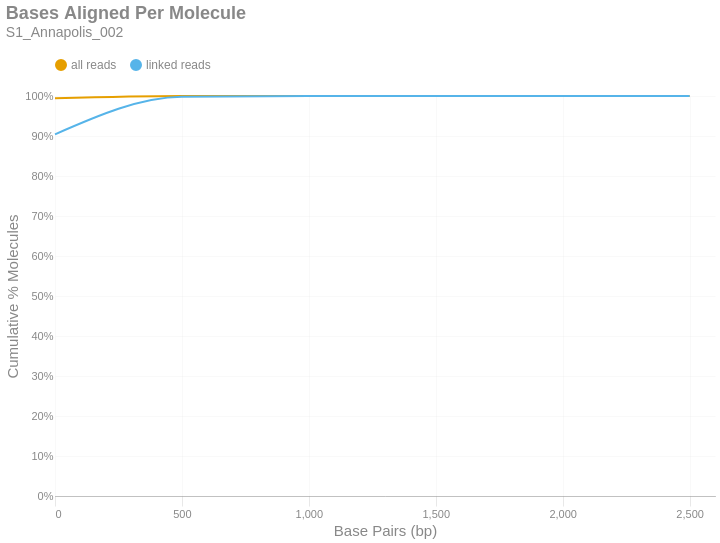

The code cell stored with this chart in its notebook:
### Markdown cell above
### Bases Aligned Per Molecule
This is a cumulative frequency distribution showing the number of base pairs aligned per unique molecule. These data are shown in 500 bp bins. There are two distributions: one with `all reads` (yellow) and another with only `linked reads` (blue). The percent of molecules in the `linked reads` distribution is relative to the total number of linked molecules.

### Code cell
if SKIPLR:
    print_html(f"Skipped")
else:
    binned_df = consolidated_hist(valids['aligned_bp'], mask, 500, True)
    with SafeRender(binned_df):
        (
            density_plot(binned_df, 'Bases Aligned Per Molecule', samplename, 'basesper')
            .encode(
                x=alt.X('bin:Q', title="Base Pairs (bp)").axis(tickMinStep=500).scale(padding=0),
                y=alt.Y('value:Q', title='Cumulative % Molecules')
                    .axis(format='%')
                    .scale(domain = [0,1])
                    .stack(False),
                color=alt.Color("key:N").scale(domain = ["all reads", "linked reads"]),
                tooltip = [
                    alt.Tooltip("key:N", title = "Data Type"),
                    alt.Tooltip("range_label:N", title="Bases Aligned Per Molecule"),
                    alt.Tooltip("value:Q", format = ".2%", title="% Molecules (Cum.)")
                ]
            )
        ).display()

### Figure 1 — Vega-Lite specification as saved in the notebook (floating-point values rounded to 4 significant figures)
{"width": "container", "height": 400, "config": {"title": {"anchor": "start", "dy": -15, "fontSize": 18, "color": "#888888", "subtitleColor": "#888888", "subtitleFontSize": 14}, "arc": {"fill": "#0072B2"}, "axis": {"domainColor": "#888888", "domainWidth": 0.5, "gridWidth": 0.2, "grid": false, "titleFontWeight": 400, "titleFontSize": 15, "labelFontSize": 11, "labelColor": "#888888", "tickColor": "#888888", "tickWidth": 0.2, "titleColor": "#888888"}, "axisBand": {"grid": false}, "axisX": {"grid": true, "tickSize": 10, "domainCap": "round"}, "axisY": {"domain": false, "grid": true, "tickSize": 0, "domainCap": "round"}, "background": "transparent", "header": {"labelFontSize": 15, "labelColor": "#888888", "titleFontSize": 15, "titleFontWeight": 600, "titleColor": "#888888"}, "legend": {"labelFont": "sans-serif", "labelFontSize": 12, "labelColor": "#888888", "symbolSize": 100, "symbolType": "circle", "titleFontSize": 12, "titlePadding": 10, "titleColor": "#888888", "title": null, "orient": "top"}, "range": {"category": ["#E69F00", "#56B4E9", "#009E73", "#F0E442", "#0072B2", "#D55E00", "#CC79A7", "#000000"], "diverging": ["#cfe8f3", "#a2d4ec", "#73bfe2", "#46abdb", "#1696d2", "#12719e"]}, "area": {"fill": "#0072B2", "fillOpacity": 0.7, "line": true, "strokeOpacity": 0.7}, "line": {"color": "#0072B2", "stroke": "#0072B2", "strokeWidth": 2}, "trail": {"color": "#0072B2", "stroke": "#0072B2", "strokeWidth": 0, "size": 1}, "point": {"filled": true, "fillOpacity": 1.0, "size": 95}, "text": {"color": "#888888", "fontSize": 11, "align": "right", "fontWeight": 400, "size": 11}, "bar": {"fill": "#0072B2", "stroke": null}, "view": {"stroke": null, "continuousWidth": 660, "continuousHeight": 400}}, "data": {"name": "data-d47f4cca3ee987676e47e95c42e6417f"}, "mark": {"type": "line", "interpolate": "monotone", "point": {"opacity": 0, "size": 275}}, "encoding": {"color": {"field": "key", "scale": {"domain": ["all reads", "linked reads"]}, "type": "nominal"}, "tooltip": [{"field": "key", "title": "Data Type", "type": "nominal"}, {"field": "range_label", "title": "Bases Aligned Per Molecule", "type": "nominal"}, {"field": "value", "format": ".2%", "title": "% Molecules (Cum.)", "type": "quantitative"}], "x": {"axis": {"tickMinStep": 500}, "field": "bin", "scale": {"padding": 0}, "title": "Base Pairs (bp)", "type": "quantitative"}, "y": {"axis": {"format": "%"}, "field": "value", "scale": {"domain": [0, 1]}, "stack": false, "title": "Cumulative % Molecules", "type": "quantitative"}}, "params": [{"name": "param_c36ac31b6afebe62", "select": {"type": "point", "fields": ["key"]}, "bind": "legend"}], "title": {"text": "Bases Aligned Per Molecule", "subtitle": "S1_Annapolis_002"}, "transform": [{"fold": ["all reads (cumsum)", "linked reads (cumsum)"]}, {"calculate": "replace(datum.key, ' (cumsum)', '')", "as": "key"}, {"filter": {"param": "param_c36ac31b6afebe62"}}], "usermeta": {"embedOptions": {"downloadFileName": "S1_Annapolis_002.basesper"}}, "$schema": "https://vega.github.io/schema/vega-lite/v6.1.0.json", "datasets": {"data-d47f4cca3ee987676e47e95c42e6417f": [{"bin": "0.0", "interval": "0.0-500.0", "all reads": 0.9941, "linked reads": 0.9041, "all reads (cumsum)": 0.9941, "linked reads (cumsum)": 0.9041, "range_label": "0-499"}, {"bin": "500.0", "interval": "500.0-1000.0", "all reads": 0.00573, "linked reads": 0.09388, "all reads (cumsum)": 0.9999, "linked reads (cumsum)": 0.998, "range_label": "500-999"}, {"bin": "1000.0", "interval": "1000.0-1500.0", "all reads": 0.0001194, "linked reads": 0.001868, "all reads (cumsum)": 1.0, "linked reads (cumsum)": 0.9999, "range_label": "1000-1499"}, {"bin": "1500.0", "interval": "1500.0-2000.0", "all reads": 7.059e-06, "linked reads": 0.0001099, "all reads (cumsum)": 1.0, "linked reads (cumsum)": 1.0, "range_label": "1500-1999"}, {"bin": "2000.0", "interval": "2000.0-2500.0", "all reads": 0.0, "linked reads": 0.0, "all reads (cumsum)": 1.0, "linked reads (cumsum)": 1.0, "range_label": "2000-2499"}, {"bin": "2500.0", "interval": "2500.0-3000.0", "all reads": 3.209e-07, "linked reads": 5.785e-06, "all reads (cumsum)": 1.0, "linked reads (cumsum)": 1.0, "range_label": "2500-2999"}]}}
